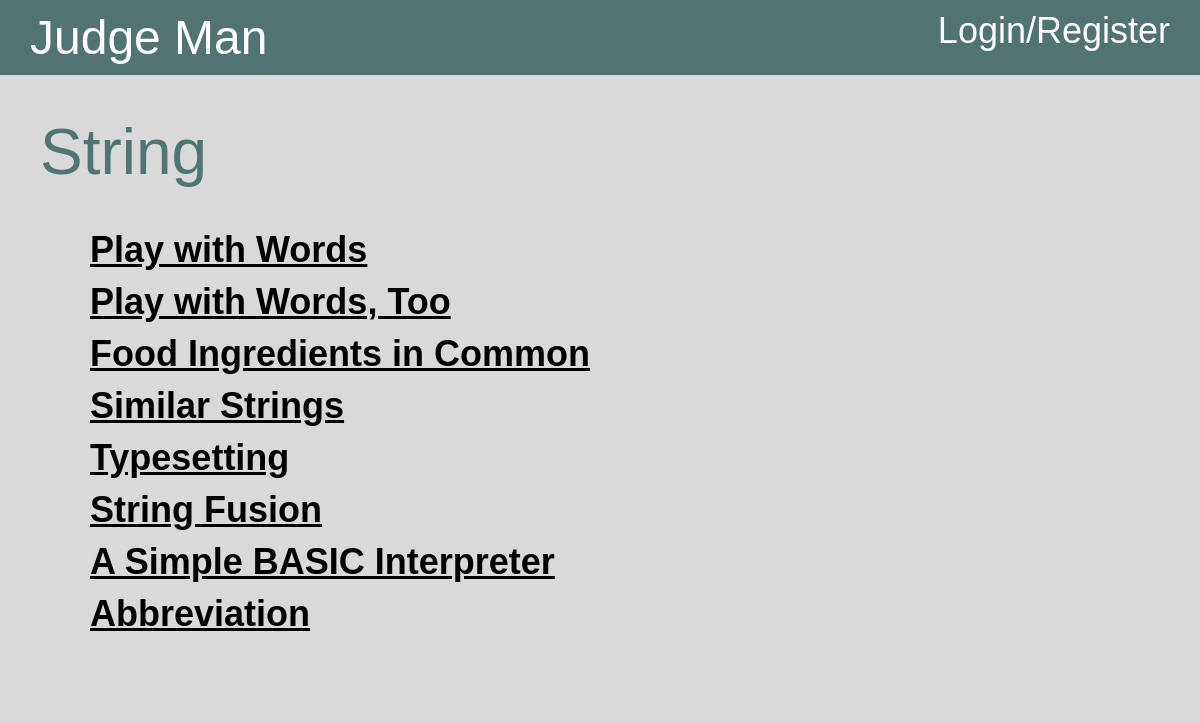
/problemSet/9, run on the app's committed database.
### app/database/models.py (models this page shows, shortened)
class ProblemSet(db.Model):
    __tablename__ = "ProblemSet"
    id = db.Column(db.Integer, primary_key=True)
    title = db.Column(db.String(100), nullable=False)
    problems = db.Column(db.String(500), nullable=False)
    def search(self, id: int):
        problem = ProblemSet.query.filter_by(id=id).first()
        return problem

class Problem(db.Model):
    __tablename__ = "Problem"
    id = db.Column(db.Integer, primary_key=True)
    title = db.Column(db.String(100), nullable=False)
    description = db.Column(db.String(500), nullable=False)
    inputFormat = db.Column(db.String(500), nullable=False)
    outputFormat = db.Column(db.String(500), nullable=False)
    sampleInput = db.Column(db.String(500), nullable=False)
    sampleOutput = db.Column(db.String(500), nullable=False)
    hint = db.Column(db.String(500), nullable=False)
    testCasePaths = db.Column(db.String(500), nullable=False)
    answerCasePaths = db.Column(db.String(500), nullable=False)
    AC = db.Column(db.Integer, nullable=False)
    WA = db.Column(db.Integer, nullable=False)
    def search(self, id: int):
        problem = Problem.query.filter_by(id=id).first()
        return problem

### app/pages/problemPage.py (the view)
@problem.route('/problemSet/<int:problemSetId>')
def index(problemSetId: int):
    session['lastPage'] = url_for('problem.index', problemSetId=problemSetId)
    problemSet = problemSets.search(problemSetId)
    problemIds = json.loads(problemSet.problems)
    subProblems = []
    for problemId in problemIds:
        problem = problems.search(problemId)
        if problem is not None:
            subProblems.append(problem)
    return render_template('problemSet.html', problemSet=problemSet, subProblems=subProblems)

### templates/problemSet.html
{% extends "base.html" %}
{% block content %}
<div class="div-5">
    <div class="div-6">
        <div class="div-7">{{ problemSet.title }}</div>
        <div class="div-8">
        {% for problem in subProblems %}
        <a class="problemLink" href="{{ url_for('problem.singleProblem', problemSetId=problemSet.id, problemId=problem.id) }}">{{ problem.title }}</a>
        {% endfor %}
        </div>
    </div>
</div>
{% endblock %}

### static/mainStyle.css (style rules this page uses)
body { width: 100%; margin: 0; padding: 0; background-color: rgba(217, 217, 217, 1); }
.div-5 { display: flex; flex-direction: column; max-width: 100%; justify-content: flex-start; align-self: stretch; width: auto; align-items: center; padding-top: 30px; padding-right: 30px; padding-bottom: 30px; padding-left: 30px; background-color: rgba(217, 217, 217, 1); }
.div-6 { display: flex; flex-direction: column; max-width: 100%; justify-content: flex-start; align-self: stretch; width: auto; align-items: flex-start; padding-top: 10px; padding-right: 10px; padding-bottom: 10px; padding-left: 10px; background-color: rgba(217, 217, 217, 1); }
.div-7 { max-width: 100%; align-self: stretch; width: auto; color: rgba(79, 116, 113, 1); font-size: 64px; text-align: left; font-family: "IBM Plex Serif", sans-serif; }
.div-8 { display: flex; flex-direction: column; max-width: 100%; justify-content: flex-start; align-self: stretch; width: auto; height: auto; align-items: flex-start; margin-top: 10px; padding-top: 20px; padding-right: 50px; padding-bottom: 20px; padding-left: 50px; background-color: rgba(217, 217, 217, 1); }
.problemLink { max-width: 100%; align-self: stretch; width: auto; margin-top: 10px; color: rgba(0, 0, 0, 1); font-size: 36px; text-align: left; font-weight: bold; font-family: "IBM Plex Serif", sans-serif; }
*, *:before, *:after { box-sizing: border-box; }

### data on the page
ProblemSet: title "String"
Problem: title "Play with Words"
Problem: title "Play with Words, Too"
Problem: title "Food Ingredients in Common"
Problem: title "Similar Strings"
Problem: title "Typesetting"
Problem: title "String Fusion"
Problem: title "A Simple BASIC Interpreter"
Problem: title "Abbreviation"
